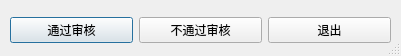
<?xml version="1.0" encoding="UTF-8"?>
<ui version="4.0">
 <class>Dialog</class>
 <widget class="QDialog" name="Dialog">
  <property name="geometry">
   <rect>
    <x>0</x>
    <y>0</y>
    <width>401</width>
    <height>56</height>
   </rect>
  </property>
  <property name="windowTitle">
   <string>Dialog</string>
  </property>
  <property name="sizeGripEnabled">
   <bool>true</bool>
  </property>
  <widget class="QWidget" name="horizontalLayoutWidget">
   <property name="geometry">
    <rect>
     <x>10</x>
     <y>10</y>
     <width>381</width>
     <height>41</height>
    </rect>
   </property>
   <layout class="QHBoxLayout" name="horizontalLayout">
    <item>
     <widget class="QPushButton" name="pushButton">
      <property name="text">
       <string>通过审核</string>
      </property>
     </widget>
    </item>
    <item>
     <widget class="QPushButton" name="pushButton_2">
      <property name="text">
       <string>不通过审核</string>
      </property>
     </widget>
    </item>
    <item>
     <widget class="QPushButton" name="pushButton_3">
      <property name="text">
       <string>退出</string>
      </property>
     </widget>
    </item>
   </layout>
  </widget>
 </widget>
 <resources/>
 <connections>
  <connection>
   <sender>pushButton_3</sender>
   <signal>clicked()</signal>
   <receiver>Dialog</receiver>
   <slot>close()</slot>
   <hints>
    <hint type="sourcelabel">
     <x>327</x>
     <y>38</y>
    </hint>
    <hint type="destinationlabel">
     <x>305</x>
     <y>49</y>
    </hint>
   </hints>
  </connection>
 </connections>
</ui>
